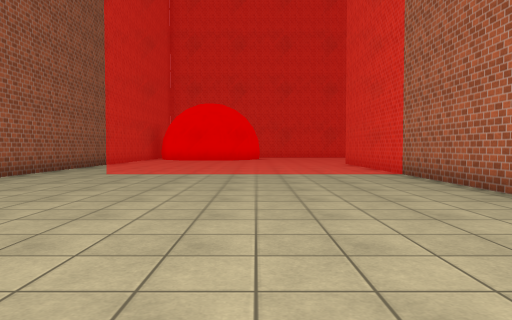
View 1 (above)

21 first-person views from a walk through a Unity game level. The camera is 1.2 m above the floor, tilts 2° down and sees 70° across. The floor is counted in squares, 2 m on a side. Each view is taken from the middle of a square. On the plan, view 1 faces up. The plan holds only what a view shows up to about 10 squares ahead; the rest is blank. The place goes on beyond the plan. The player character is not drawn. Surface patterns are stand-ins for the level's own textures.

View 2
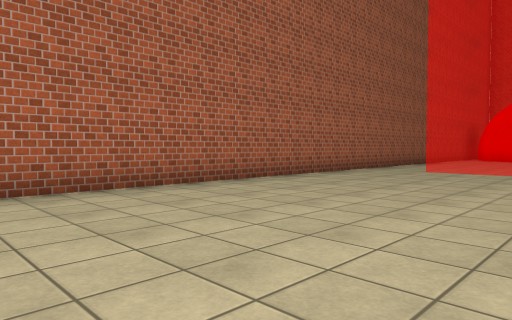

View 3
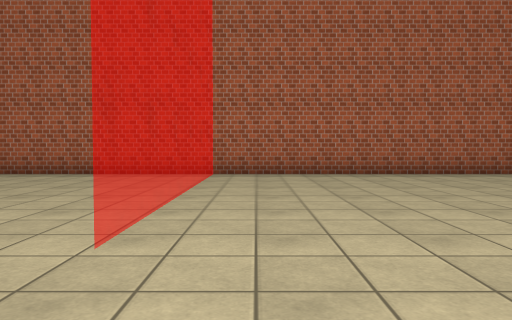

View 4
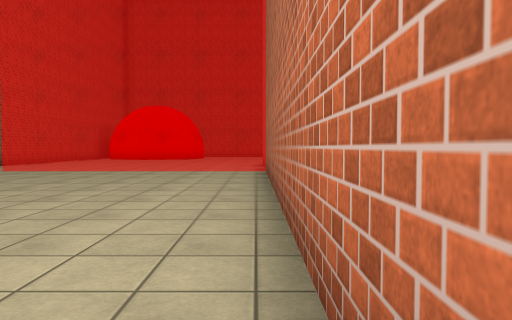

View 5
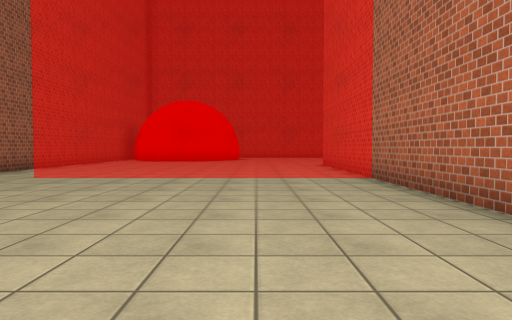

View 6
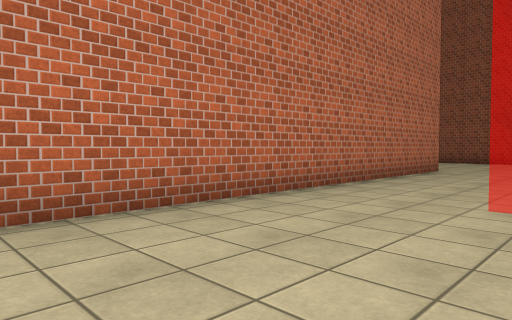

View 7
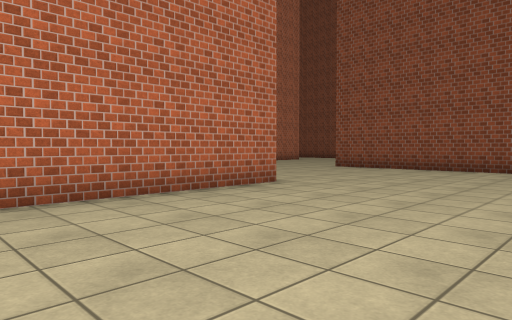

View 8
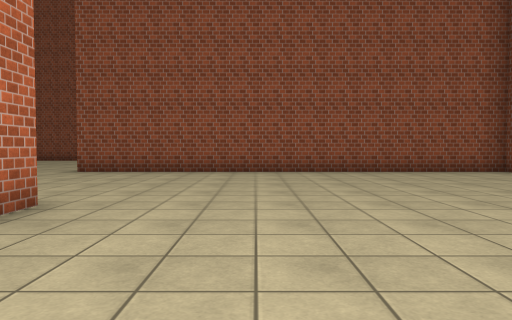

View 9
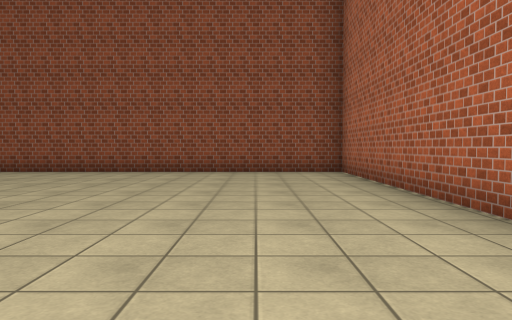

View 10
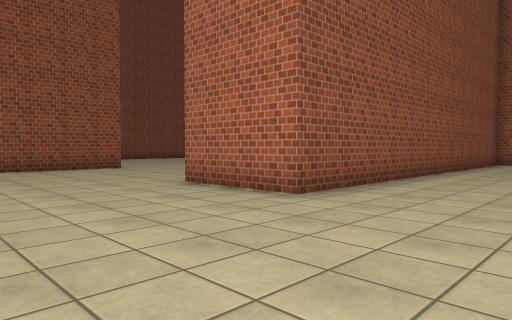

View 11
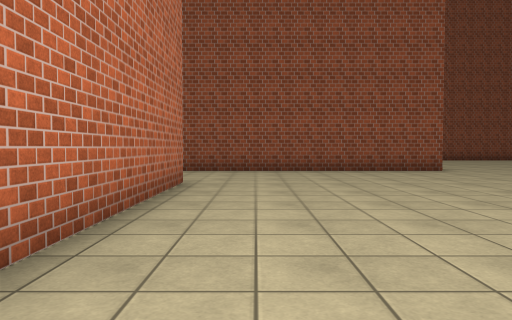

View 12
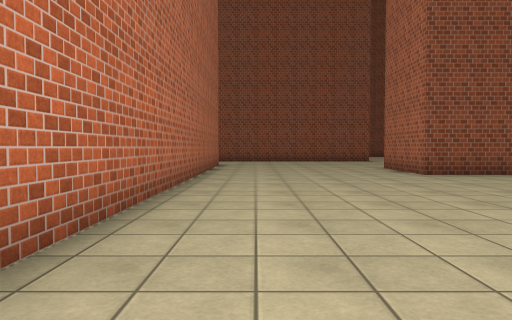

View 13
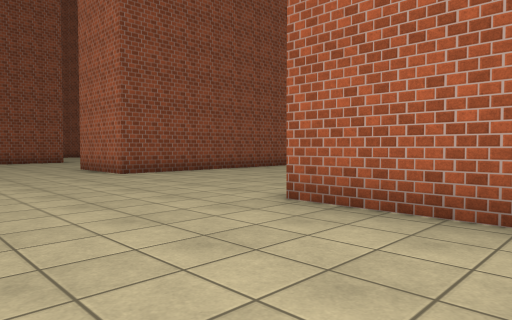

View 14
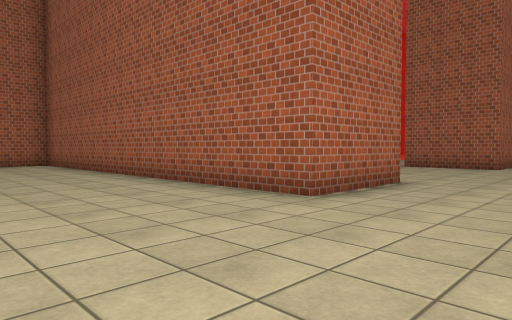

View 15
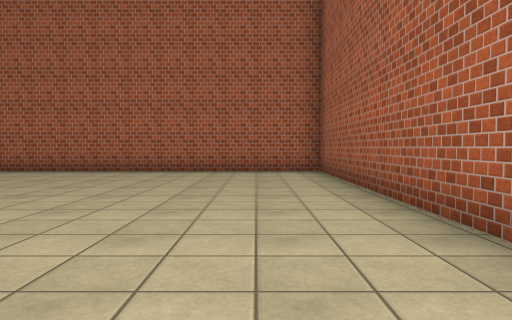

View 16
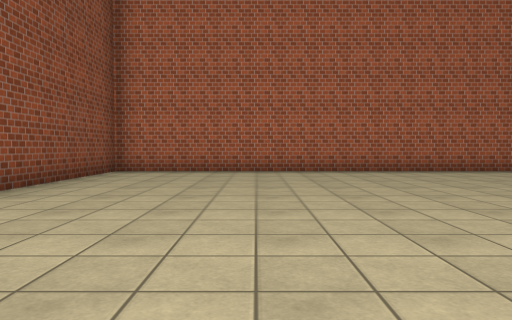

View 17
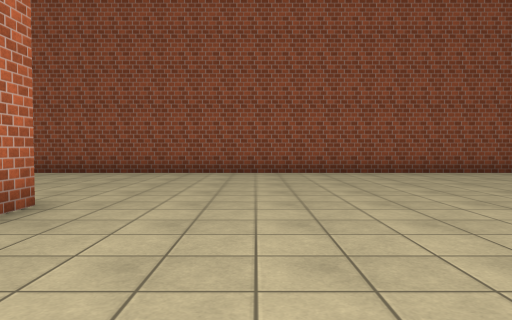

View 18
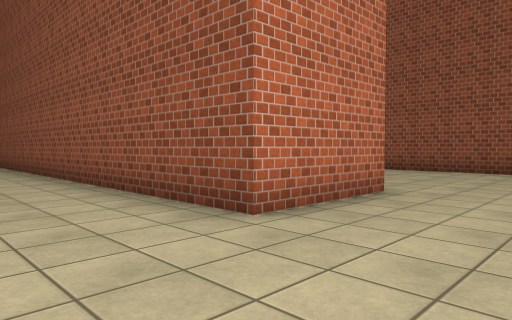

View 19
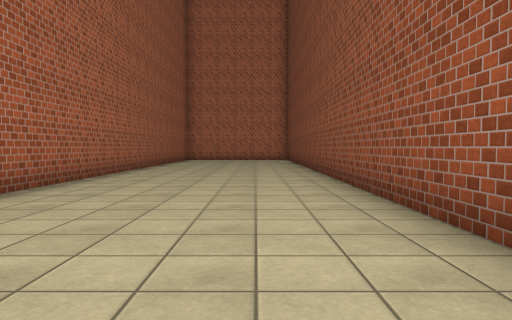

View 20
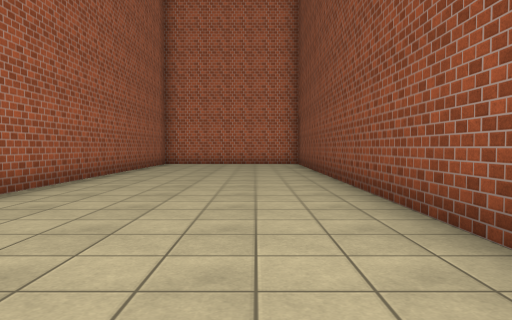

View 21
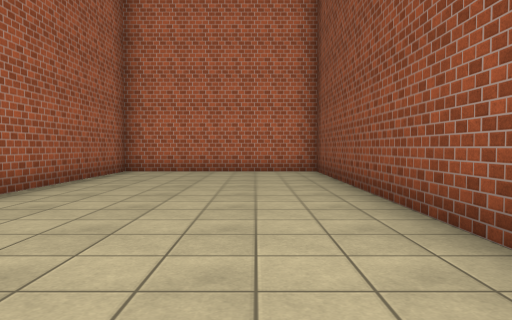

### Floor plan
Key: @ floor where view 1 was taken; # wall or solid block; . floor; = window, fence, low wall or low ledge.
Columns run from 5 left of view 1 to 19 right of it. Each row starts with its distance up from view 1.
 11 #........#
 10 #........#
  9 #........#
  8 #.=======#
  7 #........#
  6 #........#
  5 #........#
  4 #........#
  3 #........#
  2 #........#
  1 #........#
  0 #....@...#
 -1 #........#
 -2 ======...#
 -3 #........#
 -4 #........#
 -5 #........# ....
 -6 #........##.....
 -7 #........##.....#
 -8 #...............#
 -9 #...............#
-10 #...............#
-11 #...............#
-12 #...............#
-13 ###########.....#
-14 ###########.....#
-15 ###########.....#
-16 #...............#
-17 #...............#
-18 #...............
-19 #................
-20 #..................
-21 #.........##########
-22 #.........###############
-23 #.......................#
-24 #.......................#
-25 #.......................#
-26 #.......................#
-27 #.......................#
-28 #########################

Where each view was taken, in squares from view 1:
view 1: 0 up, 0 right, facing up
view 2: 1 down, 0 right, facing up-left
view 3: 1 down, 3 right, facing left
view 4: 1 down, 3 right, facing up
view 5: 1 up, 1 right, facing up
view 6: 2 up, 0 right, facing down-right
view 7: 3 down, 1 left, facing down-right
view 8: 4 down, 1 right, facing down
view 9: 4 down, 3 left, facing down
view 10: 10 down, 9 right, facing down-left
view 11: 11 down, 9 right, facing down
view 12: 5 down, 9 right, facing down
view 13: 5 down, 9 right, facing down-left
view 14: 19 down, 8 right, facing up-left
view 15: 17 down, 4 right, facing left
view 16: 24 down, 4 right, facing left
view 17: 19 down, 2 right, facing down
view 18: 18 down, 2 right, facing down-right
view 19: 26 down, 2 right, facing right
view 20: 26 down, 6 right, facing right
view 21: 26 down, 10 right, facing right
